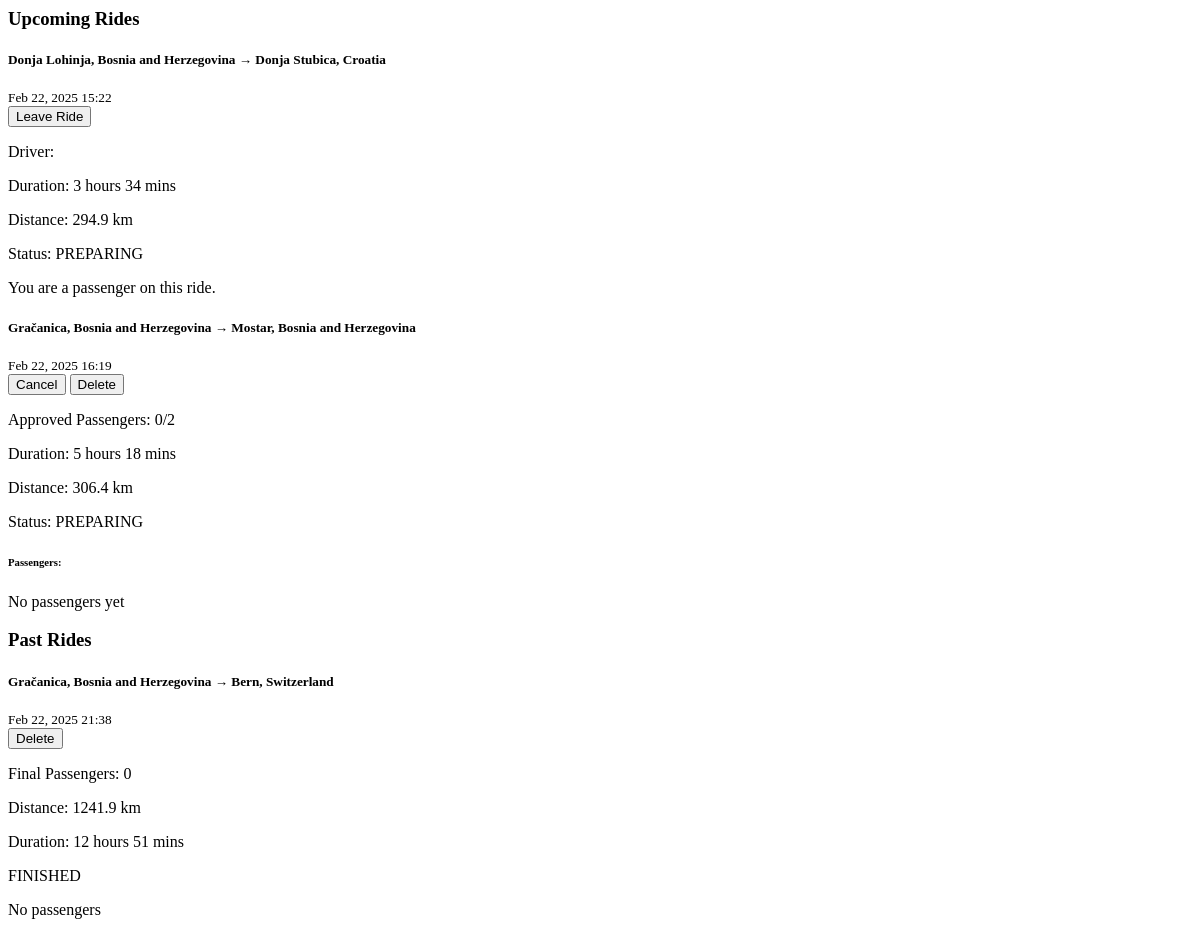
The app's page /profile/my_rides/ (signed in), older data.
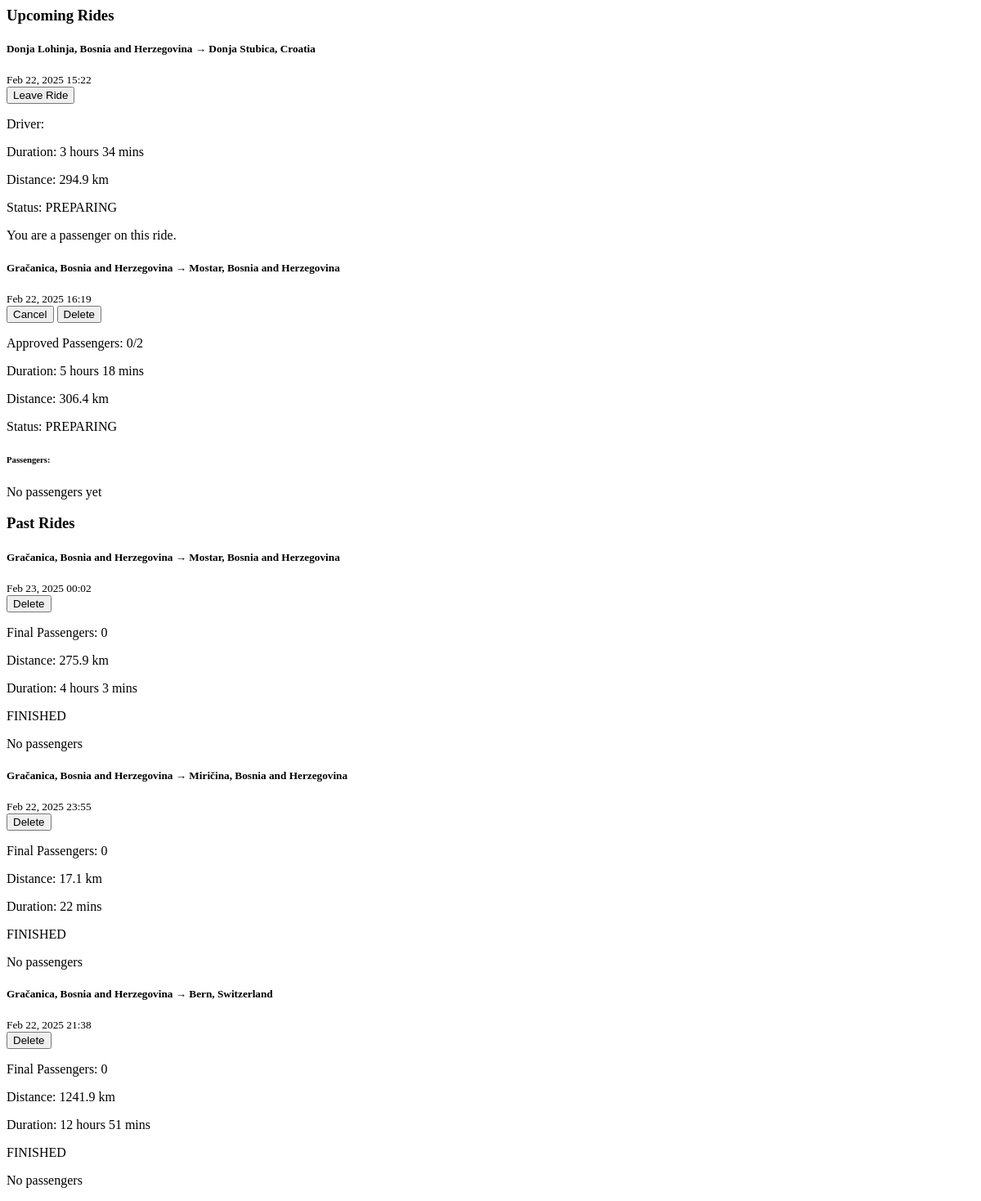
The same page, newer data.
### base/models.py (models this page shows)
class Ride(models.Model):
    start = models.CharField(max_length=50)
    end = models.CharField (max_length=50)
    distance = models.DecimalField(max_digits=10, decimal_places=2, default=0.00)
    travelers = models.IntegerField(default=1)
    duration = models.DurationField(null=True, blank=True)
    created_on = models.DateTimeField(default=timezone.now)  # Changed from auto_now_add
    start_date = models.DateTimeField(default=timezone.now)
    STATUS_CHOICES = [
        ('PREPARING', 'Preparing'),
        ('FINISHED', 'Finished'),
        ('CANCELED', 'Canceled'),
    ]
    status = models.CharField(
        max_length=10,
        choices=STATUS_CHOICES,
        default='PREPARING'
    )
    origin_place_id = models.CharField(max_length=255, null=True)
    origin_latitude = models.FloatField(default=0)
    origin_longitude = models.FloatField(default=0)
    destination_place_id = models.CharField(max_length=255, null=True)
    destination_latitude = models.FloatField(default=0)
    destination_longitude = models.FloatField(default=0)
    distance_km = models.FloatField(default=0)
    duration_text = models.CharField(max_length=100, null=True)
    selected_route_index = models.IntegerField(default=0)
    selected_route_polyline = models.TextField(default='')

### user_profile/views.py (the view)
# urls.py: path('rides/', include('rides.urls')),
def rides(request):
    now = timezone.now()
    user = request.user
    approved_applications = Prefetch(
        'applications',
        queryset=RideApplication.objects.filter(status='APPROVED').select_related('user'),
        to_attr='approved_passengers'
    )
    user_rides = Ride.objects.filter(
        riders__user=user
    ).annotate(
        is_driver=Case(
            When(riders__user=user, riders__is_driver=True, then=True),
            default=False,
            output_field=BooleanField()
        ),
    approved_count=Count('applications', filter=Q(applications__status='APPROVED')),
    initial_travelers=F('travelers')
).prefetch_related(approved_applications, 'riders__user')
    future_rides = user_rides.filter(status='PREPARING').order_by('start_date')
    past_rides = user_rides.filter(~Q(status='PREPARING')).order_by('-start_date')
    context = {'future_rides': future_rides, 'past_rides': past_rides, 'user': user}
    return render(request, 'my_rides.html', context)

### user_profile/templates/my_rides.html (shortened to what this page needs)
{% load static %}
<div class="container mt-4">
    <div class="mb-5">
        <h3>Upcoming Rides </h3>
        {% if future_rides %}
            {% for ride in future_rides %}
            <div class="card mb-4 shadow-sm">
                <div class="card-header d-flex justify-content-between align-items-center">
                    <div>
                        <h5 class="mb-0">
                             {{ ride.start }} → {{ ride.end }}
                        </h5>
                        <small>{{ ride.start_date|date:"M d, Y H:i" }}</small>
                    </div>
                    <div class="d-flex gap-2">
                        {% if ride.is_driver %}
                            <button class="btn btn-warning btn-sm cancel-ride" data-ride-id="{{ ride.id }}">
                                 Cancel
                            </button>
                            <button class="btn btn-danger btn-sm delete-ride" data-ride-id="{{ ride.id }}">
                                 Delete
                            </button>
                        {% else %}
                            <button class="btn btn-secondary btn-sm leave-ride" data-ride-id="{{ ride.id }}">
                                 Leave Ride
                            </button>
                        {% endif %}
                    </div>
                </div>
                <div class="card-body">
                    <div class="row mb-3">
                        <div class="col-md-6">
                            {% if ride.is_driver %}
                                <p> Approved Passengers: {{ ride.approved_count }}/{{ ride.initial_travelers }}</p>
                            {% else %}
                                <p> Driver: {{ ride.driver_association.0.user.username }}</p>
                            {% endif %}
                            <p> Duration: {{ ride.duration_text }}</p>
                        </div>
                        <div class="col-md-6">
                            <p> Distance: {{ ride.distance_km|floatformat:1 }} km</p>
                            <p> Status: {{ ride.status }}</p>
                        </div>
                    </div>
                    {% if ride.is_driver %}
                        <h6>Passengers:</h6>
                        {% if ride.approved_count > 0 %}
                            <div class="list-group">
                                {% for application in ride.approved_passengers %}
                                    <div class="list-group-item d-flex justify-content-between align-items-center">
                                        <div class="d-flex align-items-center">
                                            {% if application.user.path_to_profile_picture %}
                                                <img src="{% static 'base/profile_pictures/'|add:application.user.path_to_profile_picture %}"
                                                     class="rounded-circle me-2"
                                                     width="40"
                                                     height="40"
                                                     alt="Profile photo">
                                            {% endif %}
                                            <div>
                                                <h6 class="mb-0">{{ application.user.username }}</h6>
                                                <small class="text-muted">Passenger</small>
                                            </div>
                                        </div>
                                        <form action="{% url 'user_profile:remove_passenger' %}" method="POST">
                                            {% csrf_token %}
                                            <p>{{ ride_id }}</p>
                                            <p>{{ application.user.id }}</p>
                                            <input type="hidden" name="ride_id" value="{{ ride.id }}">
                                            <input type="hidden" name="user_id" value="{{ application.user.id }}">
                                            <button class="btn btn-danger" type="submit">Remove passenger</button>
                                        </form>
                                    </div>
                                {% endfor %}
                            </div>
                        {% else %}
                            <p class="text-muted">No passengers yet</p>
                        {% endif %}
                    {% else %}
                        <p>You are a passenger on this ride.</p>
                    {% endif %}
                </div>
            </div>
            {% endfor %}
        {% else %}
            <div class="alert alert-info">
                <i class="bi bi-info-circle"></i> You have no upcoming rides.
            </div>
        {% endif %}
    </div>
    <div>
        <h3>Past Rides </h3>
        {% if past_rides %}
            {% for ride in past_rides %}
                <div class="card mb-4 shadow-sm">
                    <div class="card-header bg-secondary text-white d-flex justify-content-between align-items-center">
                        <div>
                            <h5 class="mb-0">
                                 {{ ride.start }} → {{ ride.end }}
                            </h5>
                            <small>{{ ride.start_date|date:"M d, Y H:i" }}</small>
                        </div>
                        <div>
                            {% if ride.is_driver %}
                                <button class="btn btn-danger btn-sm delete-ride" data-ride-id="{{ ride.id }}">
                                     Delete
                                </button>
                            {% endif %}
                        </div>
                    </div>
                    <div class="card-body">
                        <div class="row mb-3">
                            <div class="col-md-6">
                                {% if ride.is_driver %}
                                    <p> Final Passengers: {{ ride.approved_count }}</p>
                                {% else %}
                                    <p><i class="bi bi-car-front-fill"></i> Driver: {{ ride.driver_association.0.user.username }}</p>
                                {% endif %}
                                <p> Distance: {{ ride.distance_km|floatformat:1 }} km</p>
                            </div>
                            <div class="col-md-6">
                                <p> Duration: {{ ride.duration_text }}</p>
                                <p>
                                    {{ ride.status }}
                                </p>
                            </div>
                        </div>
                        {% if ride.is_driver and ride.approved_count > 0 %}
                            <h6>Passengers:</h6>
                            <div class="list-group">
                                {% for association in ride.riders.all %}
                                    {% if not association.is_driver %}
                                        <div class="list-group-item">
                                            <div class="d-flex align-items-center">
                                                {% if association.user.path_to_profile_picture %}
                                                    <img src="{% static 'base/profile_pictures/'|add:association.user.path_to_profile_picture %}"
                                                         class="rounded-circle me-2"
                                                         width="40"
                                                         height="40"
                                                         alt="Profile photo">
                                                {% endif %}
                                                <div>
                                                    <h6 class="mb-0">{{ association.user.username }}</h6>
                                                    <small class="text-muted">Passenger</small>
                                                </div>
                                            </div>
                                        </div>
                                    {% endif %}
                                {% endfor %}
                            </div>
                        {% elif not ride.is_driver %}
                            <p>You were a passenger on this ride.</p>
                        {% else %}
                            <p class="text-muted">No passengers</p>
                        {% endif %}
                    </div>
                </div>
            {% endfor %}
        {% else %}
            <div class="alert alert-info">
                <i class="bi bi-info-circle"></i> You have no past rides.
            </div>
        {% endif %}
    </div>
</div>

Row changes from the older to the newer data that the page shows:
added Ride: start "Gračanica, Bosnia and Herzegovina", end "Mostar, Bosnia and Herzegovina", start_date "Feb 23, 2025 00:02", approved_count "0", distance_km "275.9", duration_text "4 hours 3 mins", status "FINISHED", shows "No passengers", shown under "Past Rides"
added Ride: start "Gračanica, Bosnia and Herzegovina", end "Miričina, Bosnia and Herzegovina", start_date "Feb 22, 2025 23:55", approved_count "0", distance_km "17.1", duration_text "22 mins", status "FINISHED", shows "No passengers", shown under "Past Rides"
